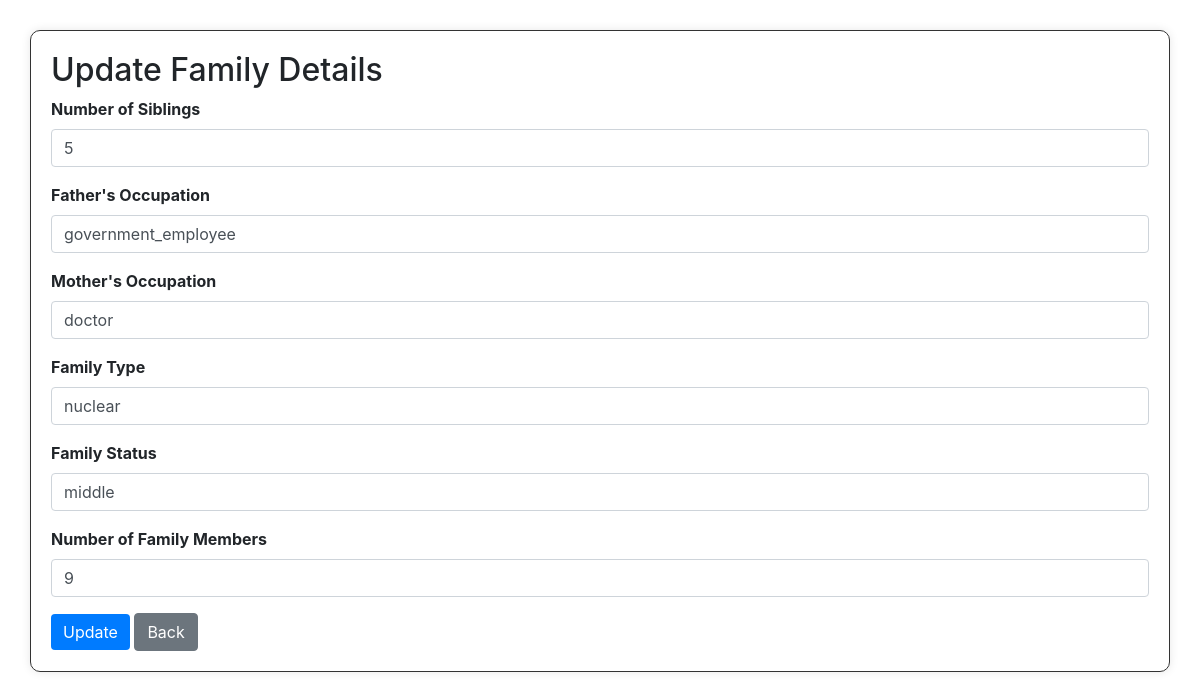
The page /matrimony/update_familydetails (signed in) on the database its author committed.
### matrimony/models.py (models this page shows)
class FamilyDetails(models.Model):
    user = models.ForeignKey(User, on_delete=models.CASCADE)  # Create a foreign key relationship with the User model
    father_name = models.CharField(max_length=100)
    mother_name = models.CharField(max_length=100)
    number_of_siblings = models.PositiveIntegerField()
    father_occupation = models.CharField(max_length=100)
    mother_occupation = models.CharField(max_length=100)
    family_type = models.CharField(max_length=100)
    family_status = models.CharField(max_length=100)
    number_of_family_members = models.PositiveIntegerField()
    famil_fill = models.BooleanField(default=False)

### matrimony/views.py (the view)
# urls.py: path('update_familydetails', views.update_familydetails, name='update_familydetails'),
@never_cache
@login_required(login_url='accounts:login')
def update_familydetails(request):
    family_details = FamilyDetails.objects.get(user=request.user)
    if request.method == 'POST':
        form = FamilyDetailsUpdateForm(request.POST, instance=family_details)  # Use FamilyDetailsUpdateForm
        if form.is_valid():
            try:
                form.save()
                return redirect('matrimony:myprofile')
            except IntegrityError as e:
                print(f"Error saving form: {e}")
        else:
            print(form.errors)
    else:
        form = FamilyDetailsUpdateForm(instance=family_details)  # Use FamilyDetailsUpdateForm
    context = {
        'form': form,
    }
    return render(request, 'matrimony/update_familydetails.html', context)

### matrimony/forms.py
class FamilyDetailsUpdateForm(forms.ModelForm):
    class Meta:
        model = FamilyDetails
        exclude = ['user', 'famil_fill', 'father_name', 'mother_name']

### matrimony/templates/matrimony/update_familydetails.html (shortened to what this page needs)
<!DOCTYPE html>
<html lang="en">
<head>
    <link rel="stylesheet" href="https://maxcdn.bootstrapcdn.com/bootstrap/4.5.2/css/bootstrap.min.css">
</head>
<body>
    <div class="container">
        <h2>Update Family Details</h2>
        <form method="post" action="{% url 'matrimony:update_familydetails' %}" enctype="multipart/form-data">
            <div class="form-group">
                <label for="numberOfSiblings">Number of Siblings</label>
                <input type="number" class="form-control" id="numberOfSiblings" name="number_of_siblings" placeholder="Enter the number of siblings" value="{{ form.number_of_siblings.value }}">
            </div>
            <div class="form-group">
                <label for="fatherOccupation">Father's Occupation</label>
                <input type="text" class="form-control" id="fatherOccupation" name="father_occupation" placeholder="Enter your father's occupation" value="{{ form.father_occupation.value }}">
            </div>
            <div class="form-group">
                <label for="motherOccupation">Mother's Occupation</label>
                <input type="text" class="form-control" id="motherOccupation" name="mother_occupation" placeholder="Enter your mother's occupation" value="{{ form.mother_occupation.value }}">
            </div>
            <div class="form-group">
                <label for="familyType">Family Type</label>
                <input type="text" class="form-control" id="familyType" name="family_type" placeholder="Enter your family type" value="{{ form.family_type.value }}">
            </div>
            <div class="form-group">
                <label for="familyStatus">Family Status</label>
                <input type="text" class="form-control" id="familyStatus" name="family_status" placeholder="Enter your family status" value="{{ form.family_status.value }}">
            </div>
            <div class="form-group">
                <label for="numberOfFamilyMembers">Number of Family Members</label>
                <input type="number" class="form-control" id="numberOfFamilyMembers" name="number_of_family_members" placeholder="Enter the number of family members" value="{{ form.number_of_family_members.value }}">
            </div>
            <button type="submit" class="btn btn-primary">Update</button>
            <a href="javascript:history.back()" class="btn btn-secondary">Back</a>
        </form>
    </div>
</body>
</html>

### matrimony/templates/matrimony/update_familydetails.html (style rules this page uses)
.container { margin-top: 30px; border: 1px solid #333; border-radius: 10px; padding: 20px; box-shadow: 0 0 10px rgba(0, 0, 0, 0.1); }
.form-group label { font-weight: bold; }
.btn-primary { background-color: #007BFF; border: none; }

### rows shown on the page
FamilyDetails: father_occupation "government_employee", mother_occupation "doctor", family_type "nuclear", family_status "middle"
